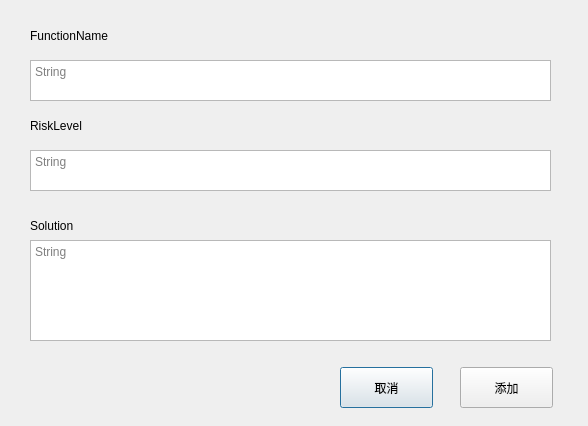
<?xml version="1.0" encoding="UTF-8"?>
<ui version="4.0">
 <class>AddDialog</class>
 <widget class="QDialog" name="AddDialog">
  <property name="geometry">
   <rect>
    <x>0</x>
    <y>0</y>
    <width>588</width>
    <height>426</height>
   </rect>
  </property>
  <property name="windowTitle">
   <string>Dialog</string>
  </property>
  <property name="whatsThis">
   <string/>
  </property>
  <widget class="QLabel" name="label">
   <property name="geometry">
    <rect>
     <x>30</x>
     <y>20</y>
     <width>141</width>
     <height>31</height>
    </rect>
   </property>
   <property name="text">
    <string>FunctionName</string>
   </property>
  </widget>
  <widget class="QTextEdit" name="FunctionNameText">
   <property name="geometry">
    <rect>
     <x>30</x>
     <y>60</y>
     <width>521</width>
     <height>41</height>
    </rect>
   </property>
   <property name="toolTip">
    <string/>
   </property>
   <property name="statusTip">
    <string/>
   </property>
   <property name="whatsThis">
    <string>String</string>
   </property>
   <property name="placeholderText">
    <string>String</string>
   </property>
  </widget>
  <widget class="QTextEdit" name="RiskLevelText">
   <property name="geometry">
    <rect>
     <x>30</x>
     <y>150</y>
     <width>521</width>
     <height>41</height>
    </rect>
   </property>
   <property name="placeholderText">
    <string>String</string>
   </property>
  </widget>
  <widget class="QLabel" name="label_2">
   <property name="geometry">
    <rect>
     <x>30</x>
     <y>110</y>
     <width>141</width>
     <height>31</height>
    </rect>
   </property>
   <property name="text">
    <string>RiskLevel</string>
   </property>
  </widget>
  <widget class="QLabel" name="label_3">
   <property name="geometry">
    <rect>
     <x>30</x>
     <y>210</y>
     <width>141</width>
     <height>31</height>
    </rect>
   </property>
   <property name="text">
    <string>Solution</string>
   </property>
  </widget>
  <widget class="QPlainTextEdit" name="SolutionText">
   <property name="geometry">
    <rect>
     <x>30</x>
     <y>240</y>
     <width>521</width>
     <height>101</height>
    </rect>
   </property>
   <property name="placeholderText">
    <string>String</string>
   </property>
  </widget>
  <widget class="QPushButton" name="CancelPushButton">
   <property name="geometry">
    <rect>
     <x>340</x>
     <y>367</y>
     <width>93</width>
     <height>41</height>
    </rect>
   </property>
   <property name="text">
    <string>取消</string>
   </property>
  </widget>
  <widget class="QPushButton" name="AddPushButton">
   <property name="geometry">
    <rect>
     <x>460</x>
     <y>367</y>
     <width>93</width>
     <height>41</height>
    </rect>
   </property>
   <property name="text">
    <string>添加</string>
   </property>
  </widget>
 </widget>
 <resources/>
 <connections/>
</ui>
